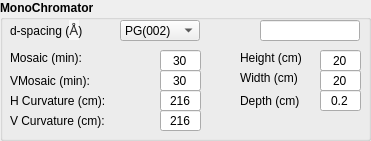
   <widget class="QGroupBox" name="groupBox_3">
    <property name="geometry">
     <rect>
      <x>10</x>
      <y>130</y>
      <width>371</width>
      <height>141</height>
     </rect>
    </property>
    <property name="font">
     <font>
      <weight>75</weight>
      <bold>true</bold>
     </font>
    </property>
    <property name="title">
     <string>MonoChromator</string>
    </property>
    <widget class="QLineEdit" name="mono_hcurve_input">
     <property name="geometry">
      <rect>
       <x>160</x>
       <y>90</y>
       <width>41</width>
       <height>21</height>
      </rect>
     </property>
     <property name="minimumSize">
      <size>
       <width>41</width>
       <height>21</height>
      </size>
     </property>
     <property name="maximumSize">
      <size>
       <width>41</width>
       <height>21</height>
      </size>
     </property>
     <property name="font">
      <font>
       <weight>50</weight>
       <bold>false</bold>
      </font>
     </property>
     <property name="text">
      <string>216</string>
     </property>
     <property name="alignment">
      <set>Qt::AlignCenter</set>
     </property>
    </widget>
    <widget class="QLineEdit" name="mono_select_input">
     <property name="geometry">
      <rect>
       <x>260</x>
       <y>20</y>
       <width>100</width>
       <height>21</height>
      </rect>
     </property>
     <property name="minimumSize">
      <size>
       <width>100</width>
       <height>21</height>
      </size>
     </property>
     <property name="maximumSize">
      <size>
       <width>100</width>
       <height>21</height>
      </size>
     </property>
     <property name="font">
      <font>
       <weight>50</weight>
       <bold>false</bold>
      </font>
     </property>
     <property name="alignment">
      <set>Qt::AlignCenter</set>
     </property>
    </widget>
    <widget class="QLabel" name="mono_hcurve_label">
     <property name="geometry">
      <rect>
       <x>10</x>
       <y>90</y>
       <width>161</width>
       <height>21</height>
      </rect>
     </property>
     <property name="minimumSize">
      <size>
       <width>161</width>
       <height>21</height>
      </size>
     </property>
     <property name="font">
      <font>
       <weight>50</weight>
       <bold>false</bold>
      </font>
     </property>
     <property name="text">
      <string>H Curvature (cm):</string>
     </property>
     <property name="alignment">
      <set>Qt::AlignLeading|Qt::AlignLeft|Qt::AlignVCenter</set>
     </property>
    </widget>
    <widget class="QLabel" name="mono_vcurve_label">
     <property name="geometry">
      <rect>
       <x>10</x>
       <y>110</y>
       <width>161</width>
       <height>21</height>
      </rect>
     </property>
     <property name="minimumSize">
      <size>
       <width>161</width>
       <height>21</height>
      </size>
     </property>
     <property name="font">
      <font>
       <weight>50</weight>
       <bold>false</bold>
      </font>
     </property>
     <property name="text">
      <string>V Curvature (cm):</string>
     </property>
     <property name="alignment">
      <set>Qt::AlignLeading|Qt::AlignLeft|Qt::AlignVCenter</set>
     </property>
    </widget>
    <widget class="QLabel" name="mono_height_label">
     <property name="geometry">
      <rect>
       <x>240</x>
       <y>50</y>
       <width>81</width>
       <height>16</height>
      </rect>
     </property>
     <property name="sizePolicy">
      <sizepolicy hsizetype="Fixed" vsizetype="Fixed">
       <horstretch>0</horstretch>
       <verstretch>0</verstretch>
      </sizepolicy>
     </property>
     <property name="minimumSize">
      <size>
       <width>81</width>
       <height>16</height>
      </size>
     </property>
     <property name="font">
      <font>
       <weight>50</weight>
       <bold>false</bold>
      </font>
     </property>
     <property name="text">
      <string>Height (cm)</string>
     </property>
     <property name="alignment">
      <set>Qt::AlignLeading|Qt::AlignLeft|Qt::AlignVCenter</set>
     </property>
    </widget>
    <widget class="QLineEdit" name="mono_vmosaic_input">
     <property name="geometry">
      <rect>
       <x>160</x>
       <y>70</y>
       <width>41</width>
       <height>21</height>
      </rect>
     </property>
     <property name="minimumSize">
      <size>
       <width>41</width>
       <height>21</height>
      </size>
     </property>
     <property name="maximumSize">
      <size>
       <width>41</width>
       <height>21</height>
      </size>
     </property>
     <property name="font">
      <font>
       <weight>50</weight>
       <bold>false</bold>
      </font>
     </property>
     <property name="text">
      <string>30</string>
     </property>
     <property name="alignment">
      <set>Qt::AlignCenter</set>
     </property>
    </widget>
    <widget class="QLabel" name="mono_width_label">
     <property name="geometry">
      <rect>
       <x>240</x>
       <y>70</y>
       <width>81</width>
       <height>16</height>
      </rect>
     </property>
     <property name="sizePolicy">
      <sizepolicy hsizetype="Fixed" vsizetype="Fixed">
       <horstretch>0</horstretch>
       <verstretch>0</verstretch>
      </sizepolicy>
     </property>
     <property name="minimumSize">
      <size>
       <width>81</width>
       <height>16</height>
      </size>
     </property>
     <property name="font">
      <font>
       <weight>50</weight>
       <bold>false</bold>
      </font>
     </property>
     <property name="text">
      <string>Width (cm)</string>
     </property>
     <property name="alignment">
      <set>Qt::AlignLeading|Qt::AlignLeft|Qt::AlignVCenter</set>
     </property>
    </widget>
    <widget class="QLabel" name="mono_select_label">
     <property name="geometry">
      <rect>
       <x>10</x>
       <y>20</y>
       <width>101</width>
       <height>21</height>
      </rect>
     </property>
     <property name="sizePolicy">
      <sizepolicy hsizetype="Fixed" vsizetype="Fixed">
       <horstretch>0</horstretch>
       <verstretch>0</verstretch>
      </sizepolicy>
     </property>
     <property name="minimumSize">
      <size>
       <width>101</width>
       <height>21</height>
      </size>
     </property>
     <property name="font">
      <font>
       <weight>50</weight>
       <bold>false</bold>
      </font>
     </property>
     <property name="text">
      <string>&lt;html&gt;&lt;head/&gt;&lt;body&gt;&lt;p&gt;d-spacing (&lt;span style=&quot; font-family:'Open Sans,Helvetica Neue,Helvetica,Arial,sans-serif'; font-size:14px; color:#333333; background-color:#f9f9f9;&quot;&gt;Å&lt;/span&gt;)&lt;/p&gt;&lt;/body&gt;&lt;/html&gt;</string>
     </property>
     <property name="alignment">
      <set>Qt::AlignLeading|Qt::AlignLeft|Qt::AlignVCenter</set>
     </property>
    </widget>
    <widget class="QLineEdit" name="mono_width_input">
     <property name="geometry">
      <rect>
       <x>320</x>
       <y>70</y>
       <width>41</width>
       <height>21</height>
      </rect>
     </property>
     <property name="minimumSize">
      <size>
       <width>41</width>
       <height>21</height>
      </size>
     </property>
     <property name="maximumSize">
      <size>
       <width>41</width>
       <height>21</height>
      </size>
     </property>
     <property name="font">
      <font>
       <weight>50</weight>
       <bold>false</bold>
      </font>
     </property>
     <property name="text">
      <string>20</string>
     </property>
     <property name="alignment">
      <set>Qt::AlignCenter</set>
     </property>
    </widget>
    <widget class="QLineEdit" name="mono_height_input">
     <property name="geometry">
      <rect>
       <x>320</x>
       <y>50</y>
       <width>41</width>
       <height>21</height>
      </rect>
     </property>
     <property name="minimumSize">
      <size>
       <width>41</width>
       <height>21</height>
      </size>
     </property>
     <property name="maximumSize">
      <size>
       <width>41</width>
       <height>21</height>
      </size>
     </property>
     <property name="font">
      <font>
       <weight>50</weight>
       <bold>false</bold>
      </font>
     </property>
     <property name="text">
      <string>20</string>
     </property>
     <property name="alignment">
      <set>Qt::AlignCenter</set>
     </property>
    </widget>
    <widget class="QLabel" name="mono_mosaic_label">
     <property name="geometry">
      <rect>
       <x>10</x>
       <y>50</y>
       <width>111</width>
       <height>16</height>
      </rect>
     </property>
     <property name="sizePolicy">
      <sizepolicy hsizetype="Fixed" vsizetype="Fixed">
       <horstretch>0</horstretch>
       <verstretch>0</verstretch>
      </sizepolicy>
     </property>
     <property name="minimumSize">
      <size>
       <width>111</width>
       <height>16</height>
      </size>
     </property>
     <property name="font">
      <font>
       <weight>50</weight>
       <bold>false</bold>
      </font>
     </property>
     <property name="text">
      <string>Mosaic (min):</string>
     </property>
     <property name="alignment">
      <set>Qt::AlignLeading|Qt::AlignLeft|Qt::AlignVCenter</set>
     </property>
    </widget>
    <widget class="QLabel" name="mono_depth_label">
     <property name="geometry">
      <rect>
       <x>240</x>
       <y>90</y>
       <width>81</width>
       <height>21</height>
      </rect>
     </property>
     <property name="sizePolicy">
      <sizepolicy hsizetype="Fixed" vsizetype="Fixed">
       <horstretch>0</horstretch>
       <verstretch>0</verstretch>
      </sizepolicy>
     </property>
     <property name="minimumSize">
      <size>
       <width>81</width>
       <height>16</height>
      </size>
     </property>
     <property name="font">
      <font>
       <weight>50</weight>
       <bold>false</bold>
      </font>
     </property>
     <property name="text">
      <string>Depth (cm)</string>
     </property>
     <property name="alignment">
      <set>Qt::AlignLeading|Qt::AlignLeft|Qt::AlignVCenter</set>
     </property>
    </widget>
    <widget class="QComboBox" name="mono_select_dropdown">
     <property name="geometry">
      <rect>
       <x>120</x>
       <y>20</y>
       <width>80</width>
       <height>21</height>
      </rect>
     </property>
     <property name="minimumSize">
      <size>
       <width>80</width>
       <height>21</height>
      </size>
     </property>
     <property name="maximumSize">
      <size>
       <width>120</width>
       <height>21</height>
      </size>
     </property>
     <property name="font">
      <font>
       <weight>50</weight>
       <bold>false</bold>
      </font>
     </property>
     <item>
      <property name="text">
       <string>PG(002)</string>
      </property>
     </item>
     <item>
      <property name="text">
       <string>PG(004)</string>
      </property>
     </item>
     <item>
      <property name="text">
       <string>PG(110)</string>
      </property>
     </item>
     <item>
      <property name="text">
       <string>Ge(111)</string>
      </property>
     </item>
     <item>
      <property name="text">
       <string>Ge(220)</string>
      </property>
     </item>
     <item>
      <property name="text">
       <string>Ge(311)</string>
      </property>
     </item>
     <item>
      <property name="text">
       <string>Be(002)</string>
      </property>
     </item>
     <item>
      <property name="text">
       <string>Cu2MnAl(111)</string>
      </property>
     </item>
     <item>
      <property name="text">
       <string>Co0.92Fe0.08(200)</string>
      </property>
     </item>
     <item>
      <property name="text">
       <string>Ge(511)</string>
      </property>
     </item>
     <item>
      <property name="text">
       <string>Ge(533)</string>
      </property>
     </item>
     <item>
      <property name="text">
       <string>Si(111)</string>
      </property>
     </item>
     <item>
      <property name="text">
       <string>Cu(111)</string>
      </property>
     </item>
     <item>
      <property name="text">
       <string>Cu(002)</string>
      </property>
     </item>
     <item>
      <property name="text">
       <string>Cu(220)</string>
      </property>
     </item>
     <item>
      <property name="text">
       <string>Custom</string>
      </property>
     </item>
    </widget>
    <widget class="QLineEdit" name="mono_vcurve_input">
     <property name="geometry">
      <rect>
       <x>160</x>
       <y>110</y>
       <width>41</width>
       <height>21</height>
      </rect>
     </property>
     <property name="minimumSize">
      <size>
       <width>41</width>
       <height>21</height>
      </size>
     </property>
     <property name="maximumSize">
      <size>
       <width>41</width>
       <height>21</height>
      </size>
     </property>
     <property name="font">
      <font>
       <weight>50</weight>
       <bold>false</bold>
      </font>
     </property>
     <property name="text">
      <string>216</string>
     </property>
     <property name="alignment">
      <set>Qt::AlignCenter</set>
     </property>
    </widget>
    <widget class="QLabel" name="mono_vmosaic_label">
     <property name="geometry">
      <rect>
       <x>10</x>
       <y>70</y>
       <width>111</width>
       <height>21</height>
      </rect>
     </property>
     <property name="sizePolicy">
      <sizepolicy hsizetype="Fixed" vsizetype="Fixed">
       <horstretch>0</horstretch>
       <verstretch>0</verstretch>
      </sizepolicy>
     </property>
     <property name="minimumSize">
      <size>
       <width>111</width>
       <height>21</height>
      </size>
     </property>
     <property name="font">
      <font>
       <weight>50</weight>
       <bold>false</bold>
      </font>
     </property>
     <property name="text">
      <string>VMosaic (min):</string>
     </property>
     <property name="alignment">
      <set>Qt::AlignLeading|Qt::AlignLeft|Qt::AlignVCenter</set>
     </property>
    </widget>
    <widget class="QLineEdit" name="mono_mosaic_input">
     <property name="geometry">
      <rect>
       <x>160</x>
       <y>50</y>
       <width>41</width>
       <height>21</height>
      </rect>
     </property>
     <property name="minimumSize">
      <size>
       <width>41</width>
       <height>21</height>
      </size>
     </property>
     <property name="maximumSize">
      <size>
       <width>41</width>
       <height>21</height>
      </size>
     </property>
     <property name="font">
      <font>
       <weight>50</weight>
       <bold>false</bold>
      </font>
     </property>
     <property name="text">
      <string>30</string>
     </property>
     <property name="alignment">
      <set>Qt::AlignCenter</set>
     </property>
    </widget>
    <widget class="QLineEdit" name="mono_depth_input">
     <property name="geometry">
      <rect>
       <x>320</x>
       <y>90</y>
       <width>41</width>
       <height>21</height>
      </rect>
     </property>
     <property name="minimumSize">
      <size>
       <width>41</width>
       <height>21</height>
      </size>
     </property>
     <property name="maximumSize">
      <size>
       <width>41</width>
       <height>21</height>
      </size>
     </property>
     <property name="font">
      <font>
       <weight>50</weight>
       <bold>false</bold>
      </font>
     </property>
     <property name="text">
      <string>0.2</string>
     </property>
     <property name="alignment">
      <set>Qt::AlignCenter</set>
     </property>
    </widget>
   </widget>
